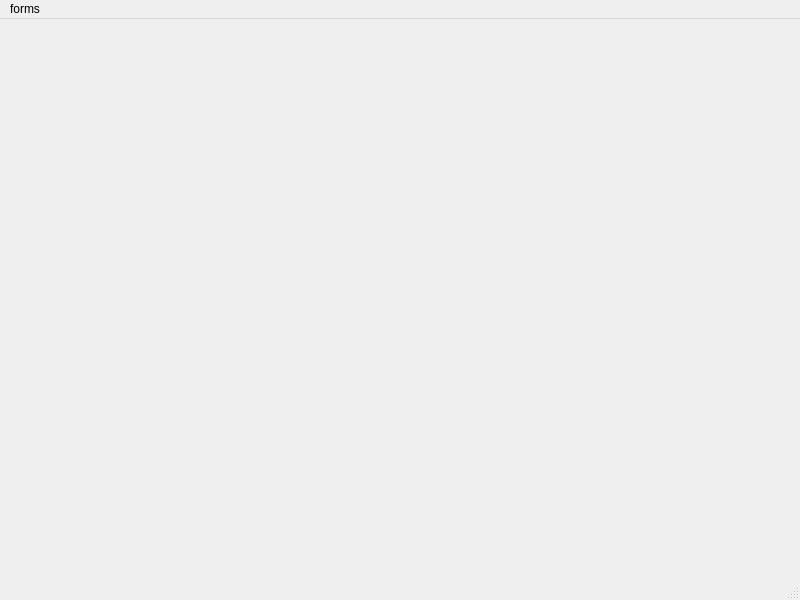
<?xml version="1.0" encoding="UTF-8"?>
<ui version="4.0">
 <class>FormTest</class>
 <widget class="QMainWindow" name="FormTest">
  <property name="geometry">
   <rect>
    <x>0</x>
    <y>0</y>
    <width>800</width>
    <height>600</height>
   </rect>
  </property>
  <property name="windowTitle">
   <string>Qt4 Ui Form Test</string>
  </property>
  <widget class="QWidget" name="centralwidget">
   <layout class="QHBoxLayout" name="horizontalLayout">
    <item>
     <widget class="QStackedWidget" name="formTestStack">
      <widget class="QWidget" name="page"/>
      <widget class="QWidget" name="page_2"/>
     </widget>
    </item>
   </layout>
  </widget>
  <widget class="QMenuBar" name="menubar">
   <property name="geometry">
    <rect>
     <x>0</x>
     <y>0</y>
     <width>800</width>
     <height>21</height>
    </rect>
   </property>
   <widget class="QMenu" name="menuSelect_form">
    <property name="title">
     <string>forms</string>
    </property>
    <addaction name="forward"/>
    <addaction name="back"/>
   </widget>
   <addaction name="menuSelect_form"/>
  </widget>
  <widget class="QStatusBar" name="statusbar"/>
  <action name="forward">
   <property name="text">
    <string>forward</string>
   </property>
  </action>
  <action name="back">
   <property name="text">
    <string>back</string>
   </property>
  </action>
 </widget>
 <resources/>
 <connections/>
</ui>
